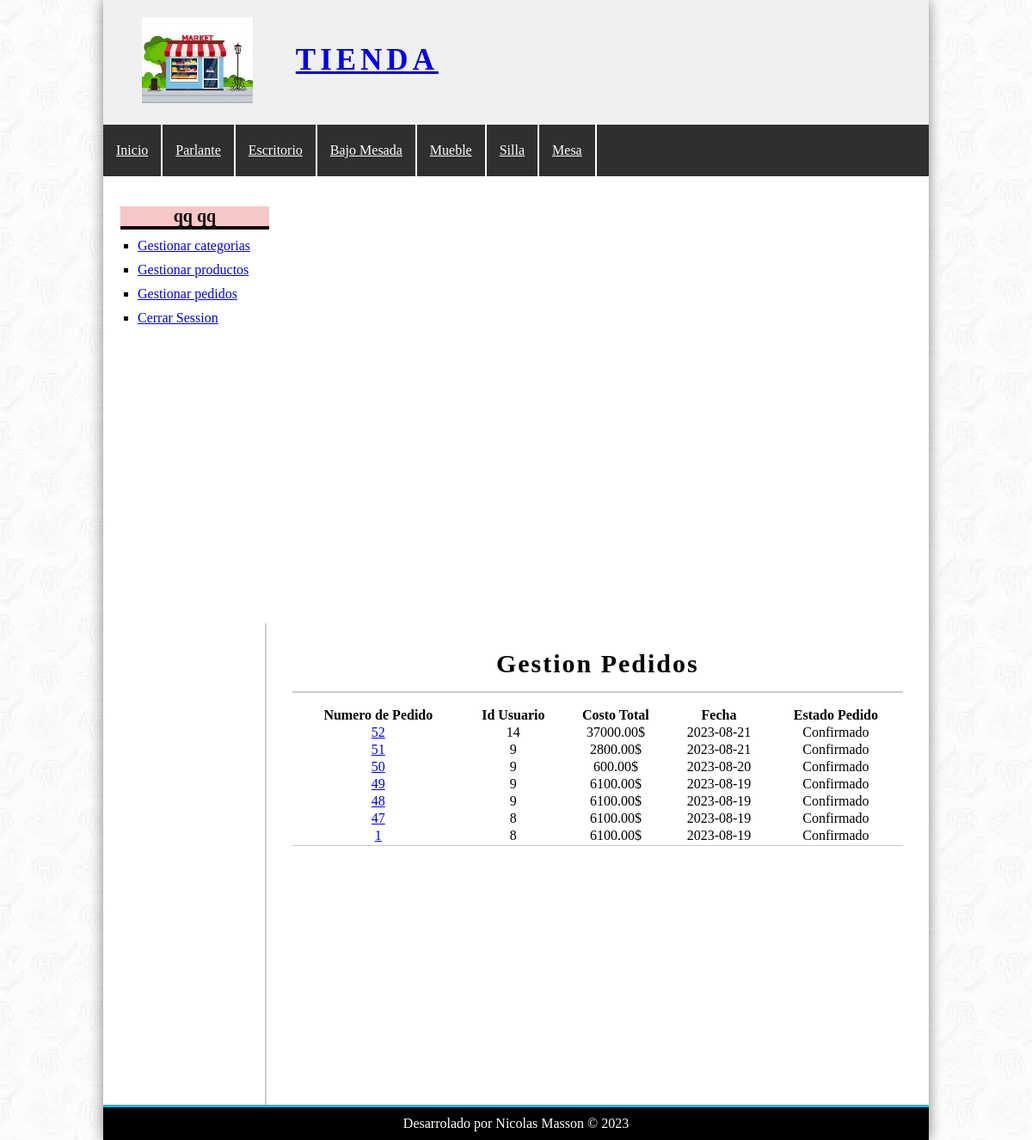
Before: /?controller=pedido&accion=misPedidos (signed in) with the older database file.
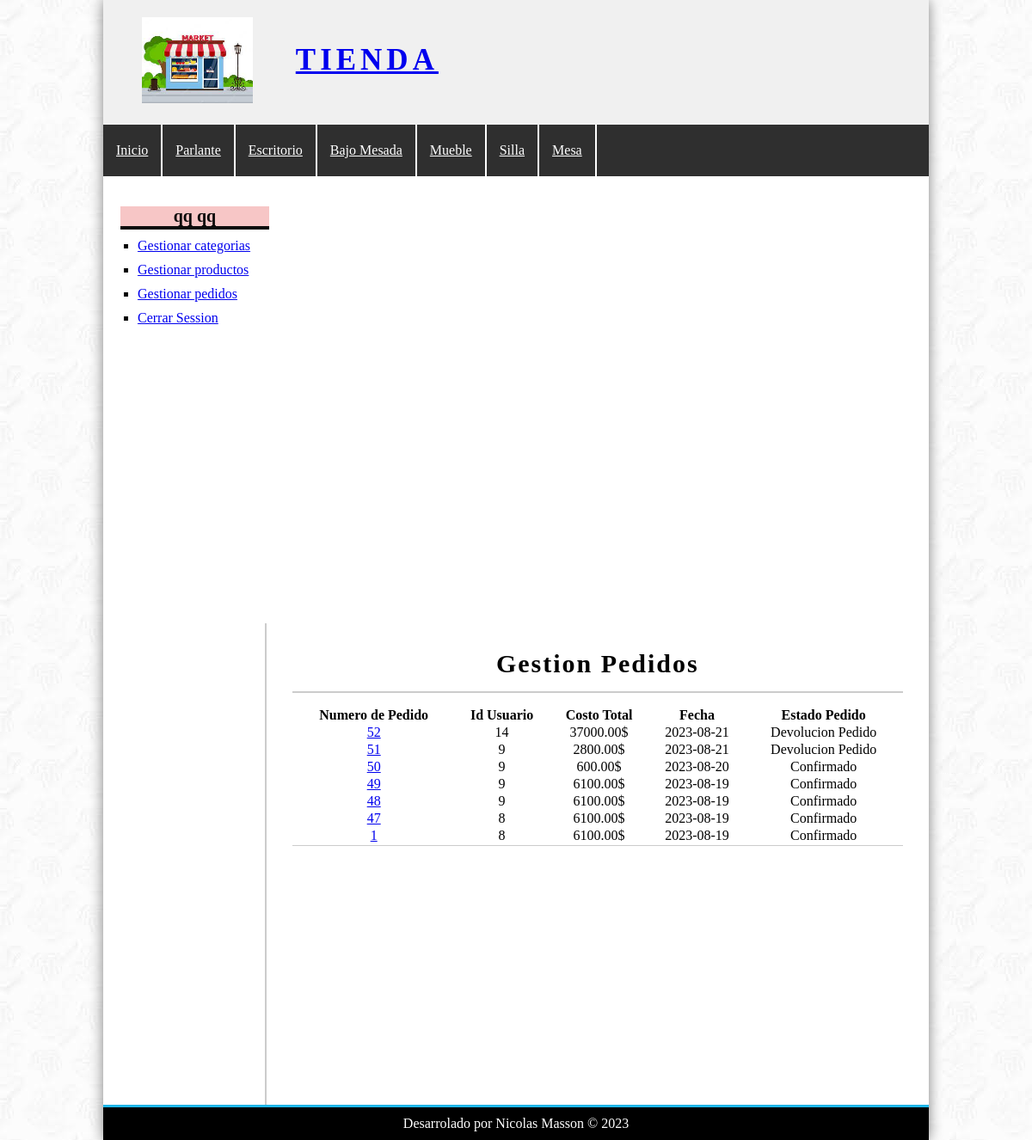
After: the same page with the newer database file.
### tables this page shows
CREATE TABLE `pedidos` (
  `id_Pedido` int(11) NOT NULL,
  `id_Usuario` int(11) NOT NULL,
  `provincia` varchar(100) NOT NULL,
  `localidad` varchar(100) NOT NULL,
  `cp` int(100) NOT NULL,
  `direccion` varchar(100) NOT NULL,
  `costo` float(200,2) NOT NULL,
  `estado` varchar(100) NOT NULL,
  `fecha` date DEFAULT NULL,
  `hora` time DEFAULT NULL
);

### controllers/PedidoController.php (called while the page is built, shortened)
<?php
require_once 'models/pedido.php';
class pedidoController
{
    public function misPedidos()
    {
        if ($_SESSION['rol'] == "administrador") {
            $gestion = true;
            $pedido = new Pedido();
            $pedidos = $pedido->getPedidos();
        }
        require_once 'views/pedido/misPedidos.php';
    }
}
?>

### config/bd.php (called while the page is built)
<?php
class Database{
    public static function conectar(){
        $bd=new mysqli('localhost','root','','tienda');
        $bd->query("SET NAMES 'utf8'");
        return $bd;
    }
}
?>

### models/pedido.php (called while the page is built, shortened)
<?php
require_once 'config/bd.php';
class Pedido
{
	private $bd;
	public function __construct()
	{
		$this->bd = Database::conectar();
	}
	public function getPedidos()
	{
		$getPedidos = $this->bd->query("SELECT * FROM pedidos ORDER BY id_Pedido desc");
		return $getPedidos;
	}
}
?>

### views/pedido/misPedidos.php (the view)
<?php
if (isset($gestion) && ($gestion == true)) { ?>
    <h1>Gestion Pedidos</h1>
<?php } else { ?>
    <h1>Mis Pedidos</h1>
<?php }
; ?>
<table>
    <tr>
        <th>Numero de Pedido</th>
        <th>Id Usuario</th>
        <th>Costo Total</th>
        <th>Fecha</th>
        <th>Estado Pedido</th>
    </tr>
    <?php while ($ped = $pedidos->fetch_object()) {
        ?>
        <tr>
            <td>
                <a href="<?= base_url ?>?controller=pedido&accion=detallePedido&id=<?= $ped->id_Pedido ?>"><?= $ped->id_Pedido ?></a>
            </td>
            <td>
                <?= $ped->id_Usuario ?>
            </td>
            <td>
                <?= $ped->costo ?>$
            </td>
            <td>
                <?= $ped->fecha ?>
            </td>
            <td>
                <?= $ped->estado ?>
            </td>
        </tr>
    <?php }
    ; ?>
</table>

Changed rows visible on the page:
changed pedidos id 52: estado "Confirmado" → "Devolucion Pedido"
changed pedidos id 51: estado "Confirmado" → "Devolucion Pedido"
